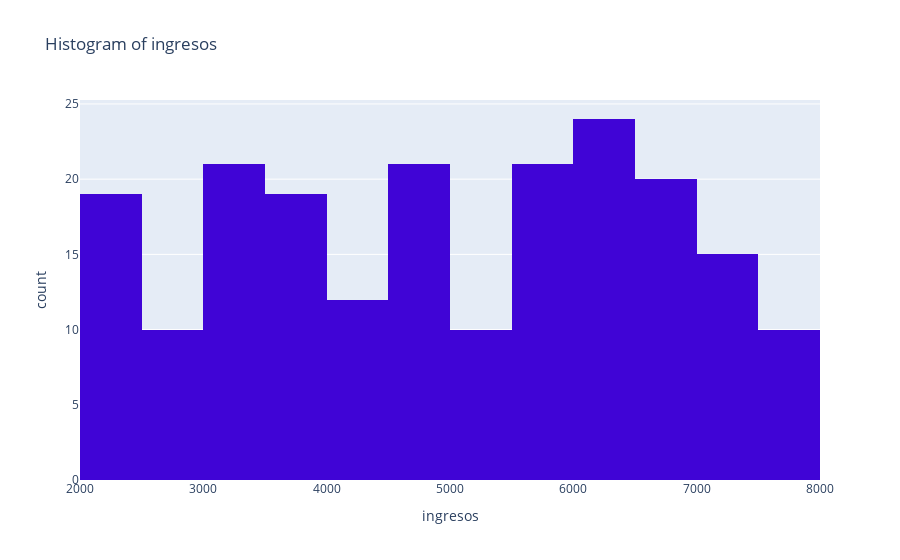
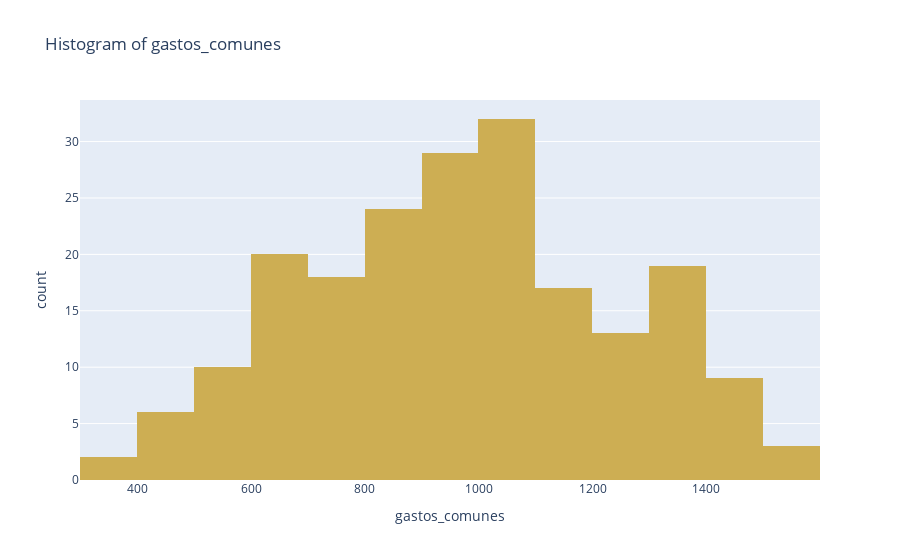
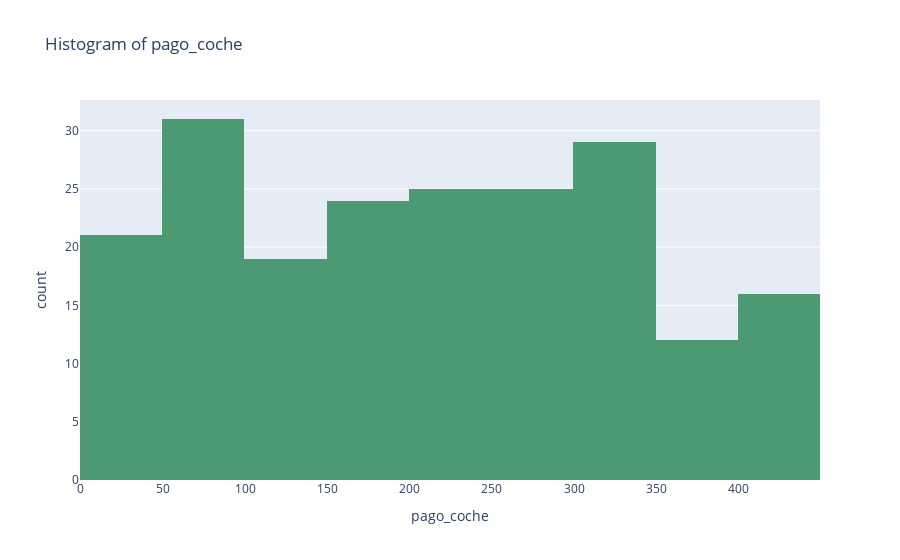
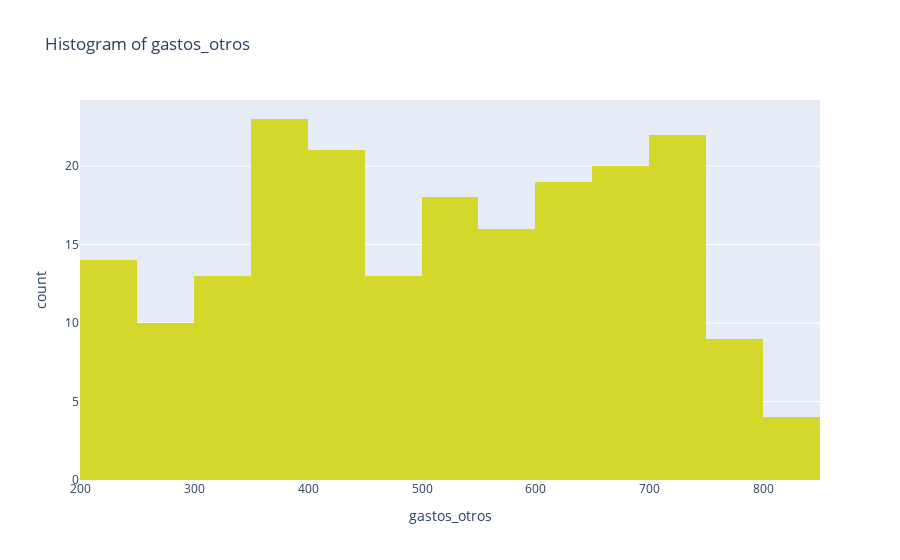

Write notebook code for charts like these, in order.
### Code cell
generate_plots(hipotecas)

### Figure 1 — Plotly figure (JSON) as saved in the notebook; plotly's stock layout.template omitted (floating-point values rounded to 4 significant figures; data arrays with more than 128 entries replaced by an {"elided": "..."} marker saying what was removed)
{"data": [{"alignmentgroup": "True", "bingroup": "x", "hovertemplate": "ingresos=%{x}<br>count=%{y}<extra></extra>", "legendgroup": "", "marker": {"color": "#4004d6"}, "name": "", "offsetgroup": "", "orientation": "v", "showlegend": false, "type": "histogram", "x": {"elided": "202 int values"}, "xaxis": "x", "yaxis": "y"}], "layout": {"barmode": "relative", "legend": {"tracegroupgap": 0}, "title": {"text": "Histogram of ingresos"}, "xaxis": {"anchor": "y", "domain": [0, 1], "title": {"text": "ingresos"}}, "yaxis": {"anchor": "x", "domain": [0, 1], "title": {"text": "count"}}}}

### Figure 2 — Plotly figure (JSON) as saved in the notebook; plotly's stock layout.template omitted (floating-point values rounded to 4 significant figures; data arrays with more than 128 entries replaced by an {"elided": "..."} marker saying what was removed)
{"data": [{"alignmentgroup": "True", "bingroup": "x", "hovertemplate": "gastos_comunes=%{x}<br>count=%{y}<extra></extra>", "legendgroup": "", "marker": {"color": "#cdae53"}, "name": "", "offsetgroup": "", "orientation": "v", "showlegend": false, "type": "histogram", "x": {"elided": "202 int values"}, "xaxis": "x", "yaxis": "y"}], "layout": {"barmode": "relative", "legend": {"tracegroupgap": 0}, "title": {"text": "Histogram of gastos_comunes"}, "xaxis": {"anchor": "y", "domain": [0, 1], "title": {"text": "gastos_comunes"}}, "yaxis": {"anchor": "x", "domain": [0, 1], "title": {"text": "count"}}}}

### Figure 3 — Plotly figure (JSON) as saved in the notebook; plotly's stock layout.template omitted (floating-point values rounded to 4 significant figures; data arrays with more than 128 entries replaced by an {"elided": "..."} marker saying what was removed)
{"data": [{"alignmentgroup": "True", "bingroup": "x", "hovertemplate": "pago_coche=%{x}<br>count=%{y}<extra></extra>", "legendgroup": "", "marker": {"color": "#4c9a72"}, "name": "", "offsetgroup": "", "orientation": "v", "showlegend": false, "type": "histogram", "x": {"elided": "202 int values"}, "xaxis": "x", "yaxis": "y"}], "layout": {"barmode": "relative", "legend": {"tracegroupgap": 0}, "title": {"text": "Histogram of pago_coche"}, "xaxis": {"anchor": "y", "domain": [0, 1], "title": {"text": "pago_coche"}}, "yaxis": {"anchor": "x", "domain": [0, 1], "title": {"text": "count"}}}}

### Figure 4 — Plotly figure (JSON) as saved in the notebook; plotly's stock layout.template omitted (floating-point values rounded to 4 significant figures; data arrays with more than 128 entries replaced by an {"elided": "..."} marker saying what was removed)
{"data": [{"alignmentgroup": "True", "bingroup": "x", "hovertemplate": "gastos_otros=%{x}<br>count=%{y}<extra></extra>", "legendgroup": "", "marker": {"color": "#d4d82b"}, "name": "", "offsetgroup": "", "orientation": "v", "showlegend": false, "type": "histogram", "x": {"elided": "202 int values"}, "xaxis": "x", "yaxis": "y"}], "layout": {"barmode": "relative", "legend": {"tracegroupgap": 0}, "title": {"text": "Histogram of gastos_otros"}, "xaxis": {"anchor": "y", "domain": [0, 1], "title": {"text": "gastos_otros"}}, "yaxis": {"anchor": "x", "domain": [0, 1], "title": {"text": "count"}}}}
